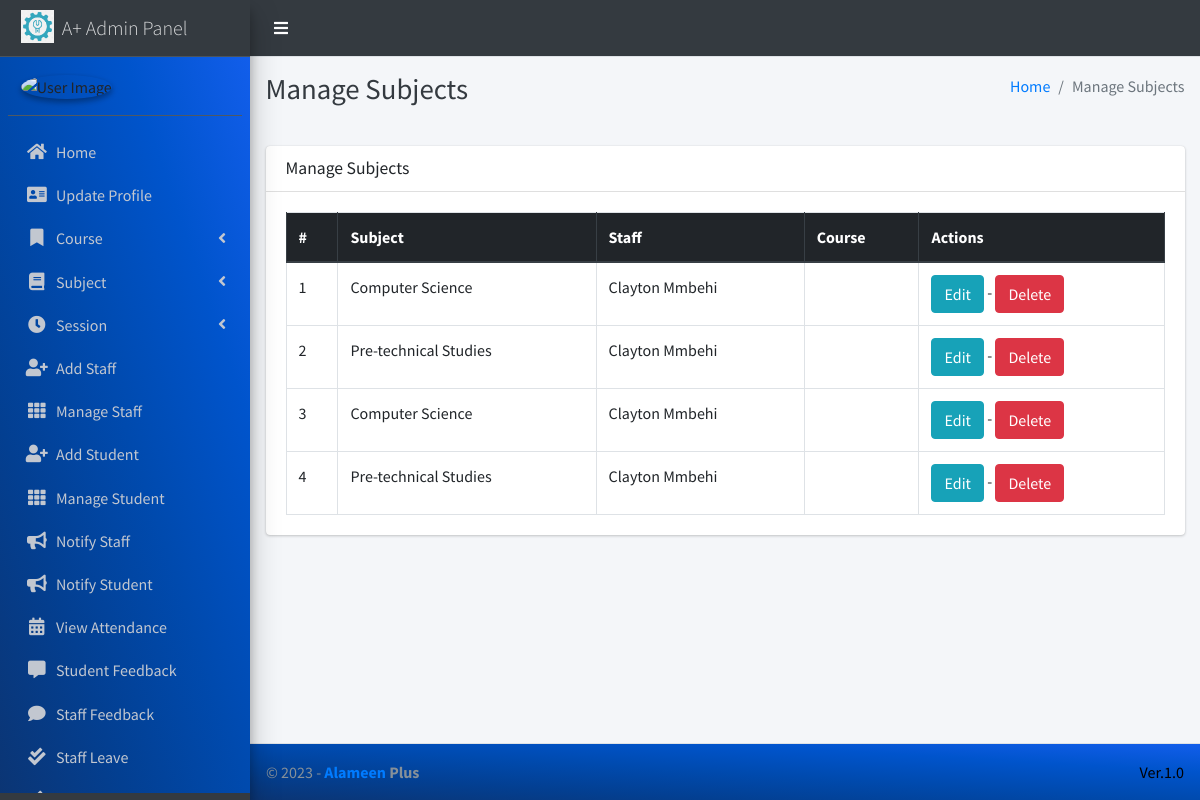
The app's page /subject/manage/ (signed in) with its own data.
### main_app/models.py (models this page shows, shortened)
class Subject(models.Model):
    name = models.CharField(max_length=120)
    staff = models.ForeignKey(Staff,on_delete=models.CASCADE,)
    class_name = models.ForeignKey(Stream, on_delete=models.CASCADE)
    updated_at = models.DateTimeField(auto_now=True)
    created_at = models.DateTimeField(auto_now_add=True)

class Staff(models.Model):
    class_name = models.ForeignKey(Classes, on_delete=models.DO_NOTHING, null=True, blank=False)
    admin = models.OneToOneField(CustomUser, on_delete=models.CASCADE)

class CustomUser(AbstractUser):
    USER_TYPE = ((1, "HOD"), (2, "Staff"), (3, "Student"))
    GENDER = [("M", "Male"), ("F", "Female")]
    username = None  # Removed username, using email instead
    email = models.EmailField(unique=True)
    user_type = models.CharField(default=1, choices=USER_TYPE, max_length=1)
    gender = models.CharField(max_length=1, choices=GENDER)
    profile_pic = models.ImageField()
    address = models.TextField()
    fcm_token = models.TextField(default="")  # For firebase notifications
    created_at = models.DateTimeField(auto_now_add=True)
    updated_at = models.DateTimeField(auto_now=True)
    USERNAME_FIELD = "email"
    REQUIRED_FIELDS = []
    objects = CustomUserManager()
    def __str__(self):
        return  self.first_name + " " + self.last_name

### main_app/hod_views.py (the view)
# urls.py: path("subject/manage/", hod_views.manage_subject, name='manage_subject'),
def manage_subject(request):
    subjects = Subject.objects.all()
    context = {
        'subjects': subjects,
        'page_title': 'Manage Subjects'
    }
    return render(request, "hod_template/manage_subject.html", context)

### main_app/templates/hod_template/manage_subject.html
{% extends 'main_app/base.html' %}
{% load static %}
{% block page_title %}{{page_title}}{% endblock page_title %}
{% block content %}
<section class="content">
    <div class="container-fluid">
        <div class="row">
            <div class="col-md-12">
                <div class="card">
                    <div class="card-header">
                        <h3 class="card-title">{{page_title}}</h3>
                    </div>
                    <div class="card-body">
                        <table id="example2" class="table table-bordered table-hover">
                            <thead class="thead-dark">
                                <tr>
                                    <th>#</th>
                                    <th>Subject</th>
                                    <th>Staff</th>
                                    <th>Course</th>
                                    <th>Actions</th>
                                </tr>
                            </thead>
                            <tbody>
                                {% for subject in subjects %}
                                <tr>
                                    <td>{{ forloop.counter }}</td>
                                    <td>{{subject.name}}</td>
                                    <td>{{subject.staff.admin}}</td>
                                    <td>{{subject.course.name}}</td>
                                    <td>
                                        <a href="{% url 'edit_subject' subject.id %}" class="btn btn-info">Edit</a> -
                                        <a href="{% url 'delete_subject' subject.id %}" onclick="return confirm('Are you sure you want to delete this ?')" class="btn btn-danger">Delete</a>
                                    </td>
                                </tr>
                                {% endfor %}
                            </tbody>
                        </table>
                    </div>
                </div>
            </div>
        </div>
    </div>
</section>
{% endblock content %}

### main_app/templates/main_app/base.html (shortened to what this page needs)
{% load static %}
<!DOCTYPE html>
<html>
<head>
    <link rel="stylesheet" href="{% static 'plugins/fontawesome-free/css/all.min.css'%} ">
    <link rel="stylesheet" href="https://code.ionicframework.com/ionicons/2.0.1/css/ionicons.min.css">
    <link rel="stylesheet"
        href="{% static 'plugins/tempusdominus-bootstrap-4/css/tempusdominus-bootstrap-4.min.css'%} ">
    <link rel="stylesheet" href="{% static 'plugins/icheck-bootstrap/icheck-bootstrap.min.css'%} ">
    <link rel="stylesheet" href="{% static 'dist/css/adminlte.min.css'%} ">
    <link rel="stylesheet" href="{% static 'plugins/overlayScrollbars/css/OverlayScrollbars.min.css'%} ">
    <link rel="stylesheet" href="{% static 'plugins/daterangepicker/daterangepicker.css'%} ">
</head>
<body class="hold-transition sidebar-mini layout-fixed" >
    <div class="wrapper" >
        <nav class="main-header navbar navbar-expand navbar-light " style="background-color: #343a40;">
            <ul class="navbar-nav">
                <li class="nav-item">
                    <a class="nav-link" data-widget="pushmenu" href="#"><i  style="color: white;" class="fas fa-bars"></i></a>
                </li>
            </ul>
        </nav>
        {% include "main_app/sidebar_template.html" with user=user %}
        <div class="content-wrapper">
            <div class="content-header">
                <div class="container-fluid">
                    <div class="row mb-2">
                        <div class="col-sm-6">
                            <h1 class="m-0 text-dark">{% block page_title %}{% endblock page_title %}</h1>
                        </div>
                        <div class="col-sm-6">
                            <ol class="breadcrumb float-sm-right">
                                <li class="breadcrumb-item"><a href="#">Home</a></li>
                                <li class="breadcrumb-item active">{{ page_title }}</li>
                            </ol>
                        </div>
                    </div>
                </div>
            </div>
<section class="content">
    <div class="container-fluid">
        <div class="row">
            <div class="col-md-12">
            </div></div></div></section>
            {% block content %}
            {% endblock content %}
        </div>
        {% include "main_app/footer.html" %}
    </div>
</body>
</html>

### main_app/templates/main_app/sidebar_template.html (shortened to what this page needs)
{% load static %}
<aside class="main-sidebar sidebar-dark-info elevation-4">
    {% if request.user.user_type == '1' %}
    <a href="{% url 'admin_home' %}" class="brand-link">
        <img src="{% static 'dist/img/virusx.png' %} " alt="Alameen Plus Logo"
            class="brand-image " >
        <span class="brand-text font-weight-light" >A+ Admin Panel</span>
    </a>
    <div class="sidebar" style="background-image: linear-gradient(to right top, #0b3574, #033f91, #004aae, #0054cc, #125eeb);">
        <div class="user-panel mt-3 pb-3 mb-3 d-flex">
            <div class="image">
                <img src="{{ request.user.profile_pic}}" class="img-circle elevation-2" alt="User Image">
            </div>
            <div class="info">
            </div>
        </div>
        <nav class="mt-2">
            <ul class="nav nav-pills nav-sidebar flex-column" data-widget="treeview" role="menu" data-accordion="false">
                <li class="nav-item">
                    {% url 'admin_home' as admin_home %}
                    <a href="{{admin_home}}" class="nav-link {% if admin_home == request.path %} active {% endif %}">
                        <i class="nav-icon fas fa-home"></i>
                        <p>
                            Home
                        </p>
                    </a>
                </li>
                <li class="nav-item">
                    {% url 'admin_view_profile' as admin_view_profile %}
                    <a href="{{admin_view_profile}}"
                        class="nav-link {% if admin_view_profile == request.path %} active {% endif %}">
                        <i class="nav-icon fas fa-address-card"></i>
                        <p>
                            Update Profile
                        </p>
                    </a>
                </li>
                <li class="nav-item has-treeview">
                    <a href="#" class="nav-link" >
                        <i class="nav-icon fas fa-bookmark"></i>
                        <p>
                            Course
                            <i class="fas fa-angle-left right"></i>
                        </p>
                    </a>
                </li>
                <li class="nav-item has-treeview">
                    <a href="#" class="nav-link">
                        <i class="nav-icon fas fa-book"></i>
                        <p>
                            Subject
                            <i class="fas fa-angle-left right"></i>
                        </p>
                    </a>
                </li>
                <li class="nav-item has-treeview">
                    <a href="#" class="nav-link">
                        <i  class="nav-icon fas fa-clock"></i>
                        <p>
                            Session
                            <i class="fas fa-angle-left right"></i>
                        </p>
                    </a>
                </li>
                <li class="nav-item">
                    {% url 'add_staff' as add_staff %}
                    <a href="{{add_staff}}" class="nav-link {% if add_staff == request.path %} active {% endif %}">
                        <i class="nav-icon fas fa-user-plus"></i>
                        <p>
                            Add Staff
                        </p>
                    </a>
                </li>
                <li class="nav-item">
                    {% url 'manage_staff' as manage_staff %}
                    {% url 'edit_staff' staff_id as edit_staff %}
                    <a href="{{manage_staff}}"
                        class="nav-link {% if manage_staff == request.path or request.path == edit_staff %} active {% endif %}">
                        <i class="nav-icon fas fa-th"></i>
                        <p>
                            Manage Staff
                        </p>
                    </a>
                </li>
                <li class="nav-item">
                    {% url 'add_student' as add_student%}
                    <a href="{{add_student}}" class="nav-link  {% if add_student == request.path %} active {% endif %}">
                        <i class="nav-icon fas fa-user-plus"></i>
                        <p>
                            Add Student
                        </p>
                    </a>
                </li>
                <li class="nav-item">
                    {% url 'manage_student' as manage_student %}
                    {% url 'edit_student' student_id as edit_student %}
                    <a href="{{manage_student}}"
                        class="nav-link  {% if edit_student == request.path or manage_student == request.path %} active {% endif %}">
                        <i class="nav-icon fas fa-th"></i>
                        <p>
                            Manage Student
                        </p>
                    </a>
                </li>
                <li class="nav-item">
                    {% url 'admin_notify_staff' as admin_notify_staff %}
                    <a href="{{admin_notify_staff}}"
                        class="nav-link {% if admin_notify_staff == request.path %} active {% endif %}">
                        <i class="nav-icon fas fa-bullhorn"></i>
                        <p>
                            Notify Staff
                        </p>
                    </a>
                </li>
                <li class="nav-item">
                    {% url 'admin_notify_student' as admin_notify_student %}
                    <a href="{{admin_notify_student}}"
                        class="nav-link {% if admin_notify_student == request.path %} active {% endif %}">
                        <i class="nav-icon fas fa-bullhorn"></i>
                        <p>
                            Notify Student
                        </p>
                    </a>
                </li>
                <li class="nav-item">
                    {% url 'admin_view_attendance' as admin_view_attendance %}
                <li class="nav-item">
                    <a href="{{admin_view_attendance}}"
                        class="nav-link  {% if admin_view_attendance == request.path %} active {% endif %}">
                        <i class="nav-icon fas fa-calendar-alt"></i>
                        <p>
                            View Attendance
                        </p>
                    </a>
                </li>
                <li class="nav-item">
                    {% url 'student_feedback_message' as student_feedback_message %}
                    <a href="{{ student_feedback_message }}"
                        class="nav-link  {% if student_feedback_message == request.path %} active {% endif %}">
                        <i class="nav-icon fas fa-comment-alt"></i>
                        <p>
                            Student Feedback
                        </p>
                    </a>
                </li>
                <li class="nav-item">
                    {% url 'staff_feedback_message' as staff_feedback_message %}
                    <a href="{{staff_feedback_message}}"
                        class="nav-link   {% if staff_feedback_message == request.path %} active {% endif %}">
                        <i  class="nav-icon fas fa-comment"></i>
                        <p>
                            Staff Feedback
                        </p>
                    </a>
                </li>
                <li class="nav-item">
                    {% url 'view_staff_leave' as view_staff_leave %}
                    <a href="{{view_staff_leave}}"
                        class="nav-link  {% if view_staff_leave == request.path %} active {% endif %}">
                        <i  class="nav-icon fas fa-check-double"></i>
                        <p>
                            Staff Leave
                        </p>
                    </a>
                </li>
                <li class="nav-item">
                    {% url 'view_student_leave' as view_student_leave %}
                    <a href="{% url 'view_student_leave' %}"
                        class="nav-link  {% if view_student_leave == request.path %} active {% endif %}">
                        <i  class="nav-icon fas fa-check-double"></i>
                        <p>
                        </p>
                    </a>
                </li>
                                        {% endif %}
                                    </ul>
                                </nav>
                            </div>
</aside>

### main_app/templates/main_app/footer.html
<footer class="main-footer" style="background-image: linear-gradient(to right top, #0b3574, #033f91, #004aae, #0054cc, #125eeb);">
    &copy; {% now "Y" %} - <strong><span><a href="#">Alameen</a></span> Plus</strong>
    <div class="float-right d-none d-sm-inline-block" style="color: black;">
       Ver.1.0
    </div>
</footer>

### records on screen
Subject: name "Computer Science", staff.admin "Clayton Mmbehi"
Subject: name "Pre-technical Studies", staff.admin "Clayton Mmbehi"
Subject: name "Computer Science", staff.admin "Clayton Mmbehi"
Subject: name "Pre-technical Studies", staff.admin "Clayton Mmbehi"

### other values on screen
{{ page_title }} "Manage Subjects"
